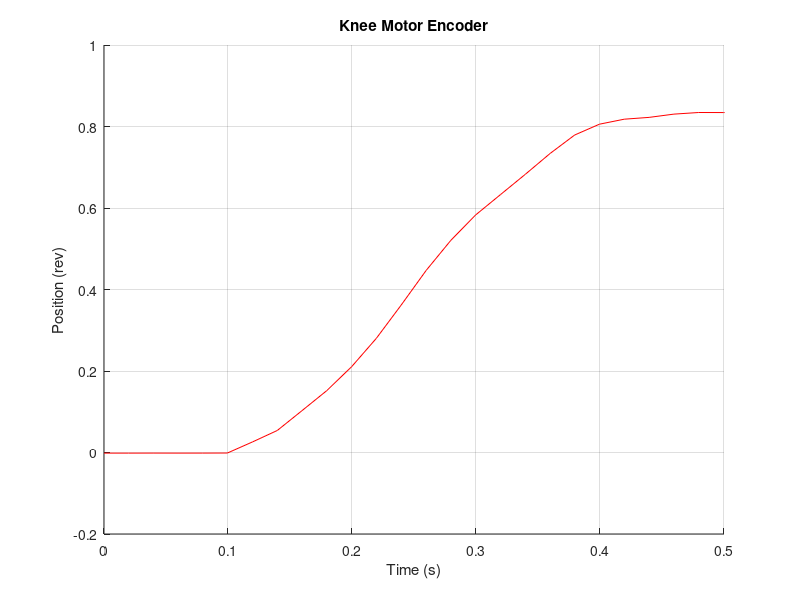
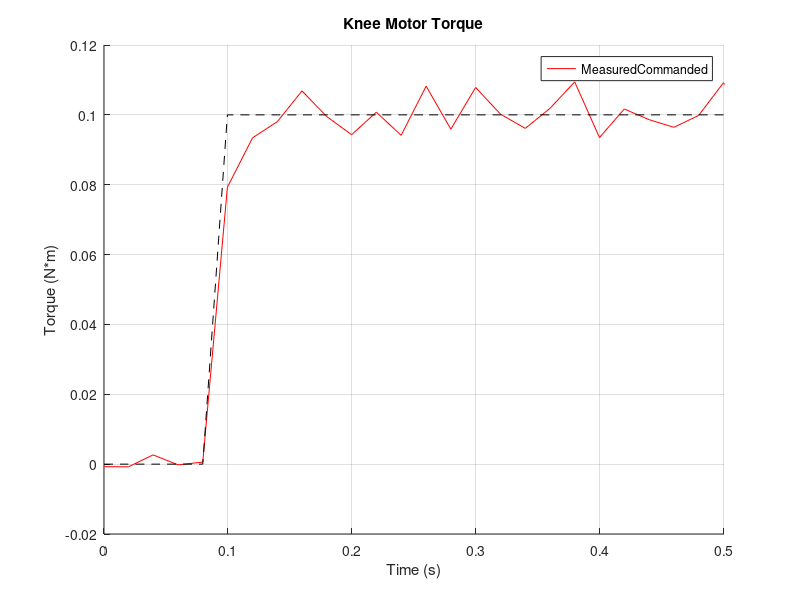

MATLAB code for these plots, in order:
% Knee joint = motor_data.motor_pos(:,1)
% Hip joint = motor_data.motor_pos(:,2)

load("mane_pd_v0_ws.mat")

figure()
hold on
plot(motor_data.time, motor_data.motor_pos(:,1), '-r');
title("Knee Motor Encoder"); xlabel("Time (s)"); ylabel("Position (rev)")
grid on; xlim([0 0.5]);

figure()
hold on
plot(motor_data.time, motor_data.motor_trq(:,1), '-r');
plot(motor_data.time, motor_data.motor_trq_cmd(:,1), '--k');
title("Knee Motor Torque"); xlabel("Time (s)"); ylabel("Torque (N*m)")
legend(["Measured","Commanded"])
grid on; xlim([0 0.5]);

% figure()
% hold on
% plot(motor_data.time, motor_data.motor_pos(:,2), '-r');
% title("Motor 2 Encoder"); xlabel("Time (s)"); ylabel("Position (rev)")
% grid on
% 
% figure()
% hold on
% plot(motor_data.time, motor_data.motor_pos_cmd(:,1), '--k');
% plot(motor_data.time, motor_data.motor_pos(:,1), '-r');
% title("Motor 1 Encoder")
% xlabel("Time (s)")
% ylabel("Position (rev)")
% legend(["Commanded", "Encoder Estimate"])
% 
% figure()
% hold on
% plot(motor_data.time, motor_data.motor_pos_cmd(:,2), '--k');
% plot(motor_data.time, motor_data.motor_pos(:,2), '-r');
% title("Motor 2 Encoder")
% xlabel("Time (s)")
% ylabel("Position (rev)")
% legend(["Commanded", "Encoder Estimate"])